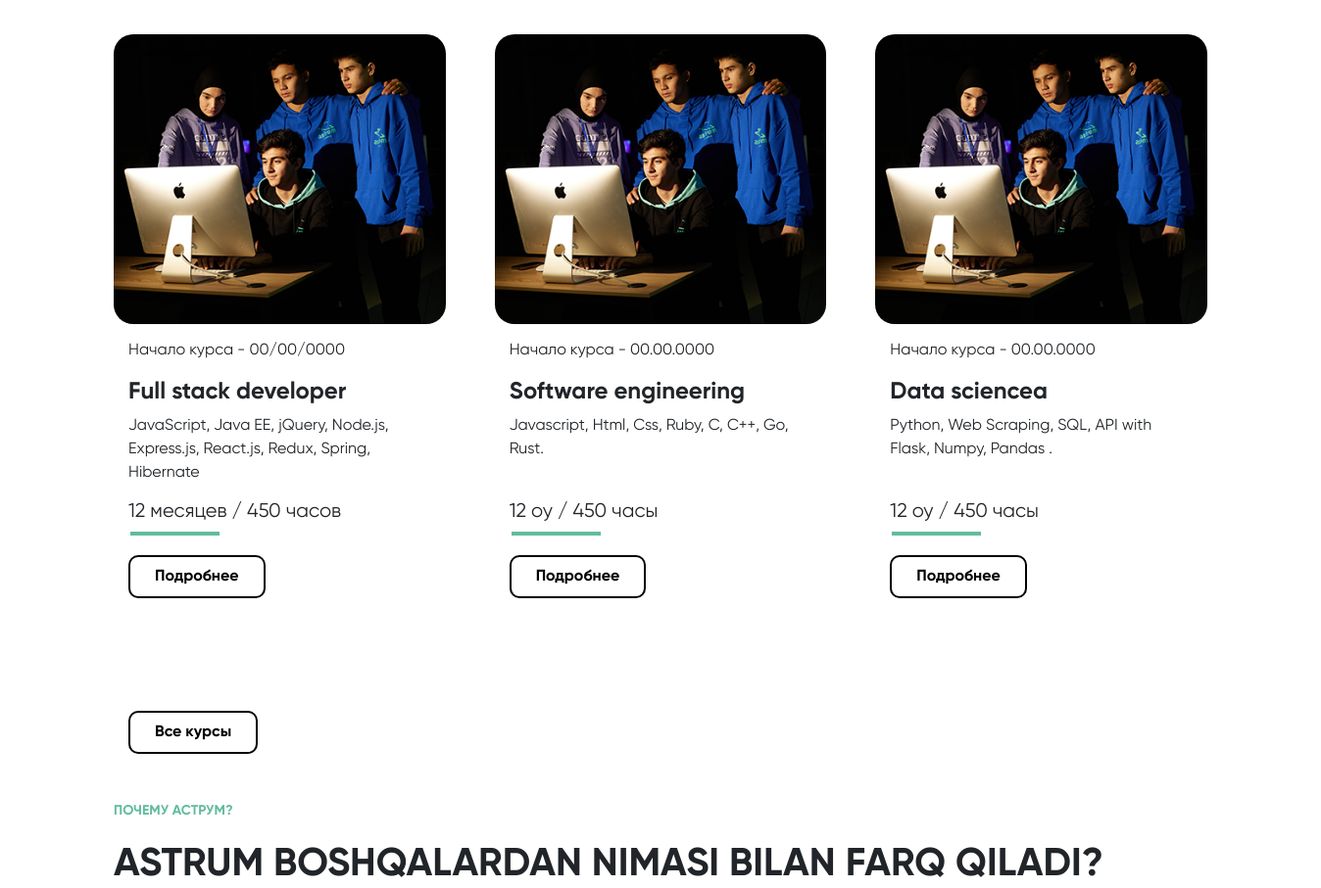
The app's page /ru/ (middle part), older data.
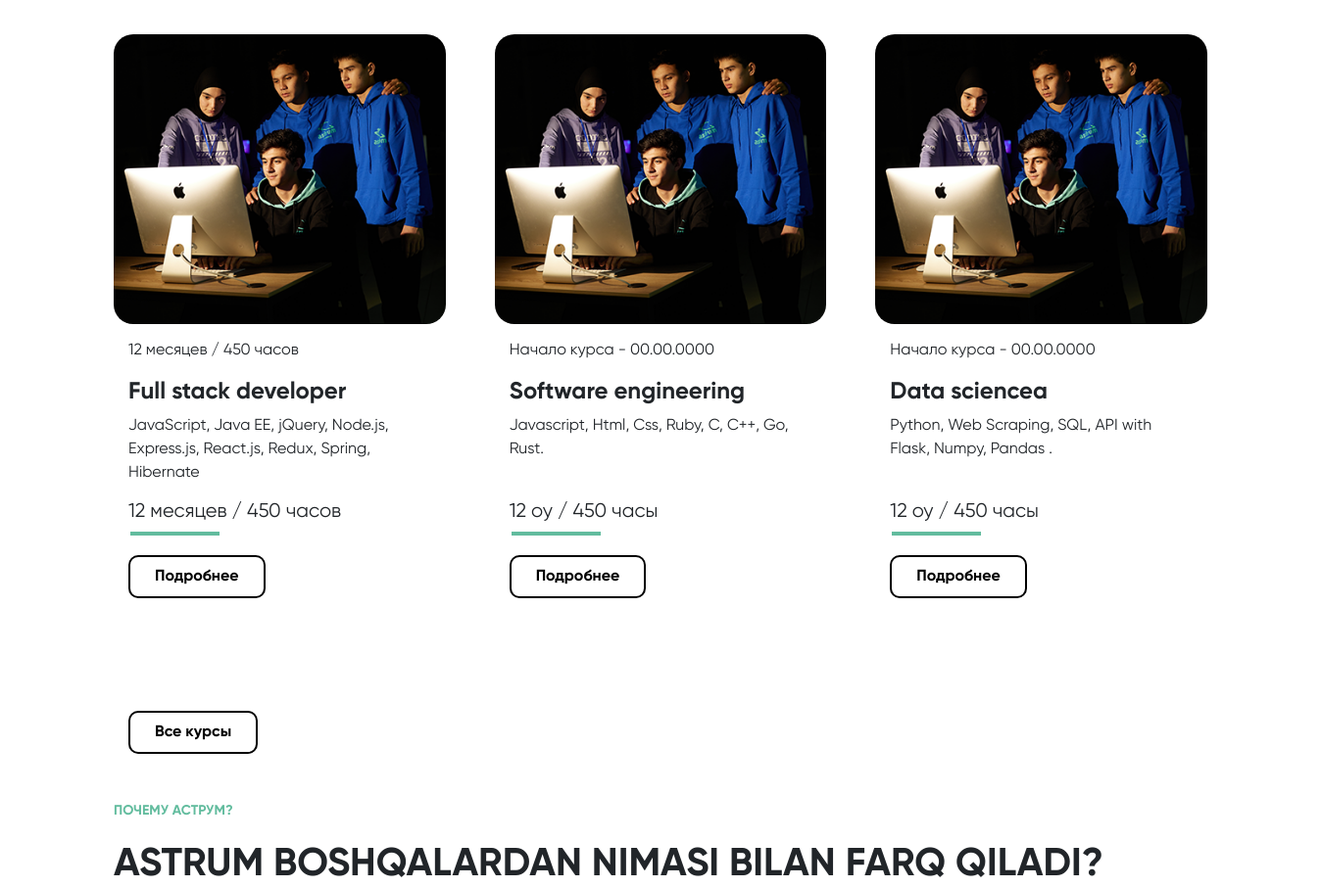
The same page, newer data.
### Cours/models.py (models this page shows, shortened)
class Courses(models.Model):
    title = models.CharField(max_length=20, blank=True)
    image = models.ImageField(blank=True)
    data = models.CharField(max_length=156, blank=True)
    short_descriptions = models.CharField(max_length=256, blank=True)
    short_descriptions_big = models.CharField(max_length=500, blank=True)
    duration = models.CharField(max_length=256, blank=True)
    title_ru = models.CharField(max_length=20, blank=True)
    data_ru = models.CharField(max_length=156, blank=True)
    short_descriptions_ru = models.CharField(max_length=256, blank=True)
    short_descriptions_big_ru = models.CharField(max_length=500, blank=True)
    duration_ru = models.CharField(max_length=256, blank=True)
    title_eng = models.CharField(max_length=20, blank=True)
    data_eng = models.CharField(max_length=156, blank=True)
    short_descriptions_eng = models.CharField(max_length=256, blank=True)
    short_descriptions_big_eng = models.CharField(max_length=500, blank=True)
    duration_eng = models.CharField(max_length=256, blank=True)
    is_main = models.BooleanField(default=False)

### astrumapp/views.py (the view)
# urls.py: path('ru/', index_ru, name="home_ru"),
def index_ru(request):
    news_header_ru = NewsHeader.objects.all()
    main_header_ru = MainHeader.objects.all()
    about_us_ru = AboutUs.objects.all()
    why_exactly_sstrum_ru = WhyAstrum.objects.all()
    the_rules_ru = WhyAstrumInfo.objects.all()
    education_courses_ru = CoursInfo.objects.all()
    main_course_ru = Courses.objects.all()
    why_astrum_ru = WhyAstrumPart2.objects.all()
    why_astrum_answer_ru = WhyAstrumInfo2.objects.all()
    our_mentors_ru = OurMentors.objects.all()
    main_mentors_ru = Mentors.objects.all()
    locatsia_ru = Locatsia.objects.all()
    astrum_locatsia_ru = LocatsiaInfo.objects.all()
    footer_ru = Footer.objects.all()
    theles = Theles.objects.all()
    ctx = {
        "news_header_ru": news_header_ru,
        "main_header_ru": main_header_ru,
        "about_us_ru": about_us_ru,
        "why_exactly_sstrum_ru": why_exactly_sstrum_ru,
        "the_rules_ru": the_rules_ru,
        "education_courses_ru": education_courses_ru,
        "main_course_ru": main_course_ru,
        "why_astrum_ru": why_astrum_ru,
        "why_astrum_answer_ru": why_astrum_answer_ru,
        "our_mentors_ru": our_mentors_ru,
        "main_mentors_ru": main_mentors_ru,
        "locatsia_ru": locatsia_ru,
        "astrum_locatsia_ru": astrum_locatsia_ru,
        "footer_ru": footer_ru,
        "theles": theles,
    }
    return render(request, 'index-ru.html', ctx)

### templates/index-ru.html (shortened to what this page needs)
<!doctype html>
<html lang="en">
  <head>
    {% load static %}
    <link rel="stylesheet" href="{% static 'css/style.css' %}">
    <link href="https://cdn.jsdelivr.net/npm/bootstrap@5.0.2/dist/css/bootstrap.min.css" rel="stylesheet">
  </head>
  <body>
    <div class="section container course-container">
      <div class="course__list">
      {% for i in main_course_ru %}
        {% if forloop.counter0 < 4 %}
          <div class="">
            <div class="course-box">
              <img src="{{i.image.url}}" class="course-img">
              <div class="course-body">
                <p>{{i.data_ru}}</p>
                <h3 class="title-h3">{{i.title_ru}}</h3>
                <p class="course-body-text">{{i.short_descriptions_ru}}</p>
                <h6>{{i.duration_ru}}</h6>
              <div class="green-line"></div>
              <a href="{% url 'kurs_about_ru' i.id %}"><button class="btn-course-more">Подробнее</button></a>
              </div>
            </div>
          </div>
        {% endif %}
      {% endfor %}
        <div>
          <a href="{% url 'kursi_ru' %}"><button class="btn-more">Bсе курсы</button></a>
        </div>
      </div>
    </div>
    <div class="section-cours container">
    {% for i in why_astrum_ru %}
        <h5 class="green-title">
          {{i.name_ru}}
        </h5>
        <h4 class="section-title">
         {{i.title}}
        </h4>
    {% endfor %}
    </div>
  </body>
</html>

Row changes from the older to the newer data that the page shows:
changed Courses "Full stack developer": data_ru "Начало курса - 00/00/0000" → "12 месяцев / 450 часов"
